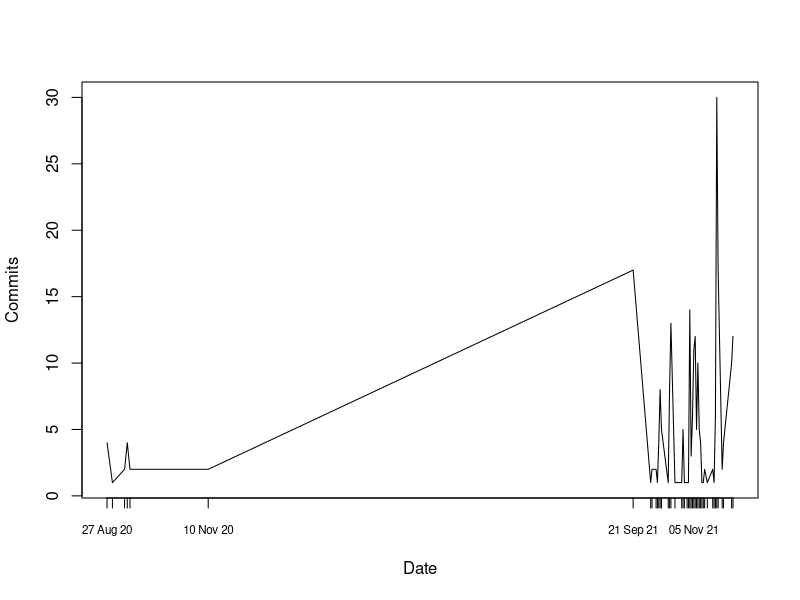

The R source for this figure:
# get data from file
# column 1 is labels (row names)
w <- getwd()
w

setwd(".visulogRTempFiles")
#z <- paste(w,".visulogRTempFiles",sep="/")
x <- read.table("commitsPerDate.txt", header = FALSE, row.names = 1)
colnames(x) <- "nb"

x <- data.frame(Date = as.character(row.names(x)), x)
attach(x)

# handling Date 
Sys.getlocale("LC_TIME")
dt <- as.Date(Date) # convert to Date

## SETTINGS:


setwd("../")
# output plot to a file in png; see ?pdf or ?png
pdf(file = "CommitsPerDate.pdf", width=9, height=7) # 1920/1080 full HD png
plot(dt, nb, type="l", pch=20, xaxt = "n", xlab = "Date", ylab="Commits")
# axis.Date(1, at = dt, format = "%b %y")  
axis.Date(1, at = dt, format = "%d %b %y", cex.axis=0.7)  
# axis.Date(1, at = dt, format = "%d %b %y", las=2)  
dev.off() # close file

########
# pdf width=7, height=5
